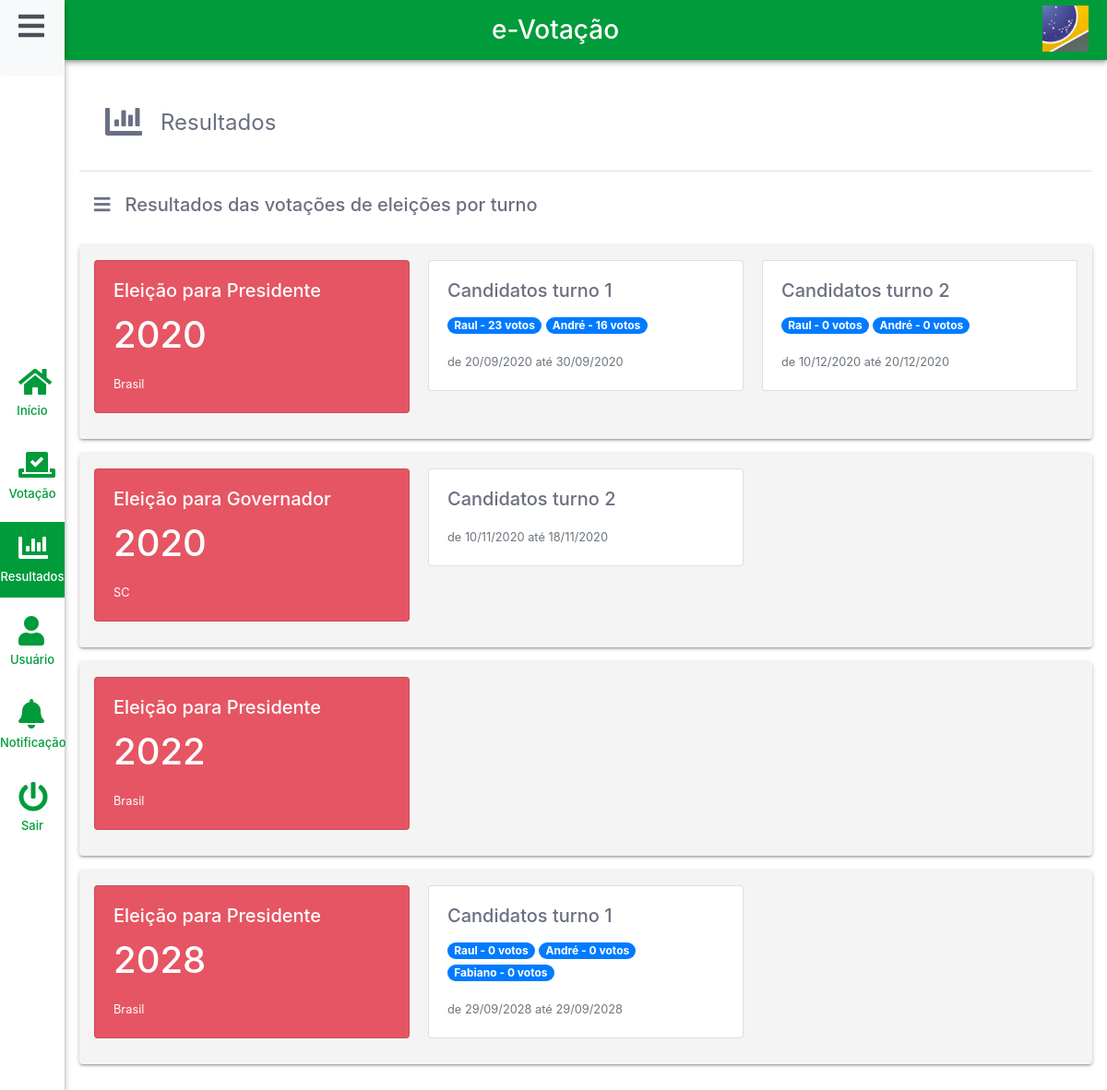
Screenshot of /resultado/ (signed in) with the database file from the repository.
### votacao/models.py (models this page shows, shortened)
class Candidato(models.Model):
    nome = models.CharField('Nome', max_length=255)
    nascimento = models.DateField('Data de nascimento', auto_now=False, default=timezone.now)
    titulo = models.CharField('Título', default=1, max_length=2, choices=TIPO_CHOICES)
    partido = models.CharField('Partido', max_length=255, choices=PARTIDO_CHOICES)
    numero = models.IntegerField('Número', default=0000)
    estado = models.CharField('Estado', default=1, max_length=2, choices=ESTADO_CHOICES)
    foto = models.ImageField('Foto de perfil', upload_to='perfil/', height_field=None, width_field=None, max_length=200, blank=True, null = True)
    class Meta:
        verbose_name = 'Candidato'
        verbose_name_plural = 'Candidatos'
        ordering = ('id', 'nome', 'nascimento')

class Turno(models.Model):
    ativo = models.BooleanField('Ativo', default=True)
    turno = models.IntegerField('Turno', default='1')
    eleicao = models.ForeignKey(Eleicao, on_delete=models.CASCADE)
    dat_ini = models.DateField('Data inicío', auto_now=False, default=timezone.now)
    dat_fim = models.DateField('Data fim', auto_now=False, default=timezone.now)
    candidatos = models.ManyToManyField(Candidato, verbose_name='Candidatos', related_name='candidatos')
    class Meta:
        verbose_name = 'Turno'
        verbose_name_plural = 'Turnos'
        ordering = ('id', 'dat_ini', 'dat_fim')

class Eleicao(models.Model):
    ano = models.IntegerField('Ano', default=datetime.datetime.now().year)
    tipo = models.CharField('Tipo', default=1, max_length=2, choices=TIPO_CHOICES)
    estado = models.CharField(max_length=2, blank=True, null=True, choices=ESTADO_CHOICES)
    class Meta:
        verbose_name = 'Eleição'
        verbose_name_plural = 'Eleições'
        ordering = ('id', 'ano', 'tipo')

### resultado/views.py (the view)
# urls.py: path('', views.home, name='home')
@login_required
def home(request):
    title = 'Resultados'
    dados = get_resultados(request)
    return render(request, 'resultado/home.html', {'title': title, 'dados': dados})

### resultado/templates/resultado/home.html (shortened to what this page needs)
{% extends "base/index.html" %}
{% block content %}
<div class="container mt-3">
    <div class='shadow md-shadow-none rounded-lg h-100 overflow-hidden'>
        <div class='h-100 overflow-y-auto p-3'>
            <div class='p-2 d-flex border-bottom mb-2'>
                <h1 class='p-1 m-3 '><i class="fas fa-chart-bar"></i></h1>
                <span class='font-weight-normal my-auto' style='font-size: 1.5rem;'>Resultados</span>
            </div>
            <h5 class='p-3 mb-3'> <i class="fas fa-bars pr-3 pl-0 "></i>Resultados das votações de eleições por turno</h5>
            {% for id, eleicao in dados.items %}
            <div class="p-3 mb-3 rounded shadow-light" style="background-color: #f4f4f4">
                <div class="card-columns">
                    <div class="card text-white" style="background-color: #e65563;">
                        <div class="card-body">
                            <h5 class="card-title">Eleição para {{ eleicao.tipo }}</h5>
                            <h1 class="card-title">{{ eleicao.ano }}</h1>
                            <p class="card-text"><small class="text-white">{{ eleicao.estado }}</small></p>
                        </div>
                    </div>
                    {% for id, turno in eleicao.turnos.items %}
                        <div class="card">
                            <div class="card-body">
                                <h5 class="card-title">Candidatos turno {{ id }}</h5>
                                <p class="card-text">
                                {% for id, participante in turno.participantes.items %}
                                    <span class="badge badge-pill badge-primary">{{ participante.nome }} - {{ participante.votos }} votos</span>
                                {% endfor %}
                                </p>
                                <p class="card-text"><small class="text-muted">de {{ turno.dat_ini|date:'d/m/Y' }} até {{ turno.dat_fim|date:'d/m/Y' }}</small></p>
                            </div>
                        </div>
                    {% endfor %}
                </div>
            </div>
            {% endfor %}
        </div>
    </div>
</div>
{% endblock %}

### evotacao/static/css/all.css (style rules this page uses)
.fa, .fas, .far, .fal, .fab { -moz-osx-font-smoothing: grayscale; -webkit-font-smoothing: antialiased; display: inline-block; font-style: normal; font-variant: normal; text-rendering: auto; line-height: 1; }
.fa-bars:before { content: "\f0c9"; }
.fa-chart-bar:before { content: "\f080"; }
.fa, .fas { font-family: "Font Awesome 5 Free"; font-weight: 900; }

### evotacao/static/css/evotacao.css (style rules this page uses)
.overflow-y-auto { overflow-y: auto !important; }
@media (min-width: 768px) { .container, .container-sm, .container-md { max-width: 860px; } }
@media only screen and (min-width: 992px) { .md-shadow-none { -webkit-box-shadow: none !important; box-shadow: none !important; border-radius: 0 !important; } }
@media only screen and (min-width: 992px) { .container { max-width: 100% !important; margin-top: 0 !important; padding: 0 !important; height: 100% !important; } }
.shadow-light { -webkit-box-shadow: 0 2px 2px 0 rgba(0, 0, 0, 0.14), 0 3px 1px -2px rgba(0, 0, 0, 0.12), 0 1px 5px 0 rgba(0, 0, 0, 0.2); box-shadow: 0 2px 2px 0 rgba(0, 0, 0, 0.14), 0 3px 1px -2px rgba(0, 0, 0, 0.12), 0 1px 5px 0 rgba(0, 0, 0, 0.2); }
body { height: 100vh; overflow: hidden; line-height: 1.5; color: #6b6f82; text-align: left; font-family: -apple-system, BlinkMacSystemFont, "Segoe UI", Roboto, "Helvetica Neue", Arial, "Noto Sans", sans-serif, "Apple Color Emoji", "Segoe UI Emoji", "Segoe UI Symbol", "Noto Color Emoji"; }
* { box-sizing: border-box; }
*::before, *::after { box-sizing: border-box; }

### rows the page displays
Candidato: nome "Raul" "Raul" "Raul"
Candidato: nome "André" "André" "André"
Turno: dat_ini "20/09/2020", dat_fim "30/09/2020"
Turno: dat_ini "10/12/2020", dat_fim "20/12/2020"
Eleicao: estado "SC"
Turno: dat_ini "10/11/2020", dat_fim "18/11/2020"
Candidato: nome "Fabiano"
Turno: dat_ini "29/09/2028", dat_fim "29/09/2028"

### other values shown
{{ eleicao.tipo }} "Presidente" "Governador" "Presidente" "Presidente"
{{ eleicao.ano }} "2020" "2020" "2022" "2028"
{{ eleicao.estado }} "Brasil" "Brasil" "Brasil"
{{ id }} "1" "2" "2" "1"
{{ participante.votos }} "23" "16" "0" "0" "0" "0" "0"
